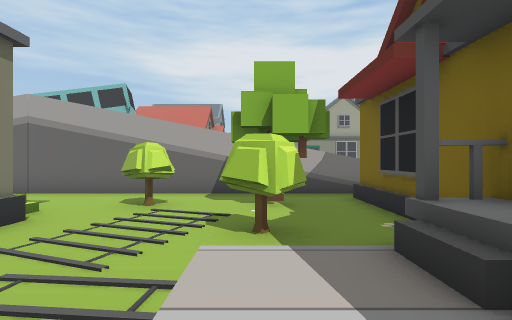
view 1 (above)

24 first-person views from a walk through a 3-D level made in the Unity game engine. The camera is 1.4 m above the floor, looks level and sees 85° across. The floor is counted in squares, 1.5 m on a side. Each view is taken from the middle of a square. On the plan, view 1 faces up. The plan holds only what a view shows up to about 11 squares ahead; the rest is blank. The place goes on beyond the plan. The player is left out. Some animated figures are left out.

view 2
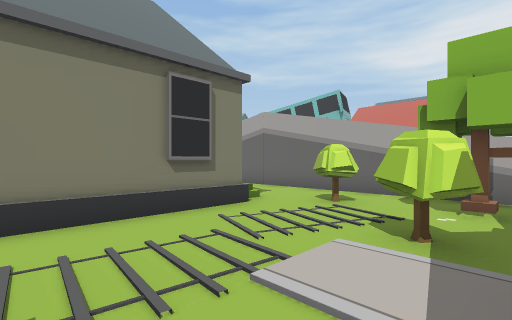

view 3
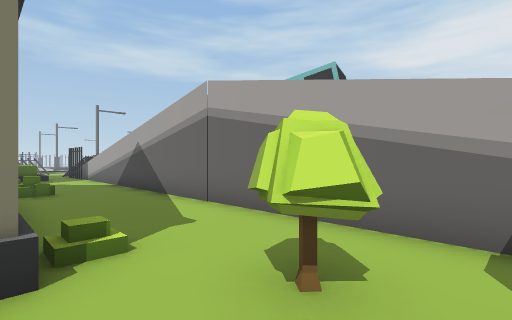

view 4
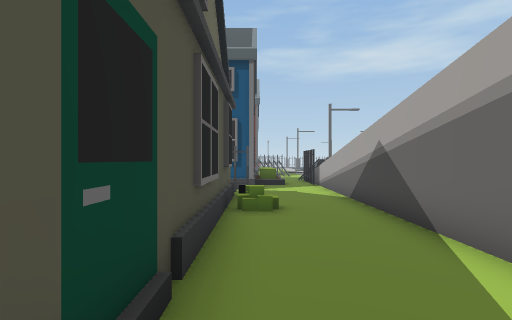

view 5
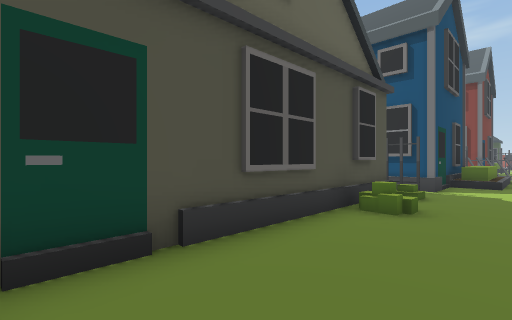

view 6
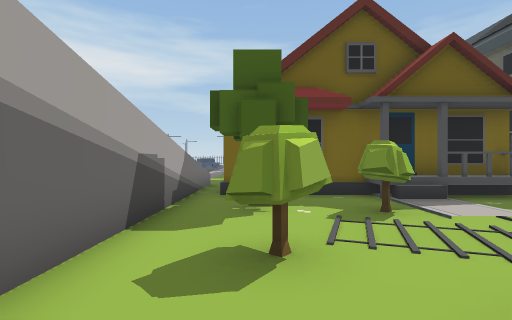

view 7
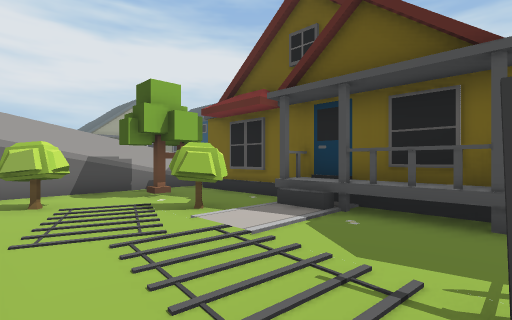

view 8
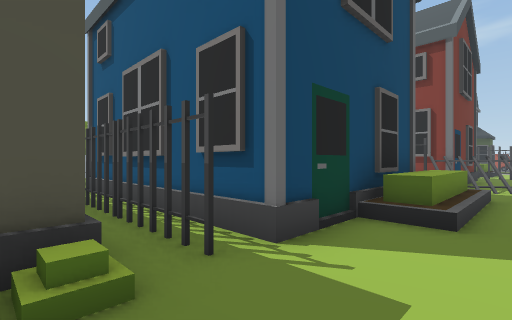

view 9
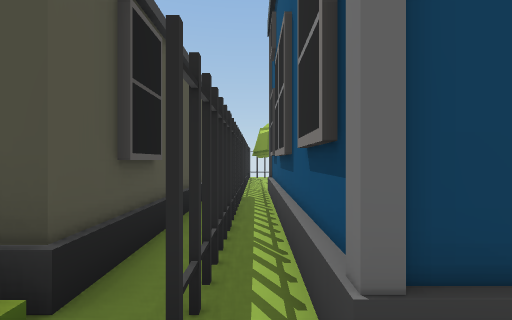

view 10
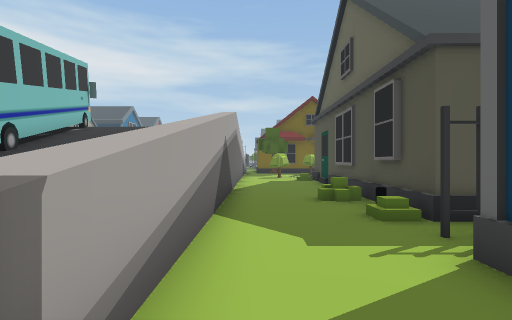

view 11
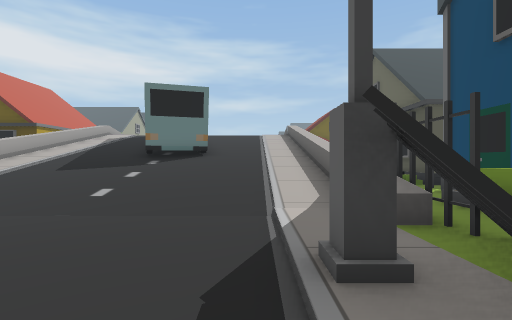

view 12
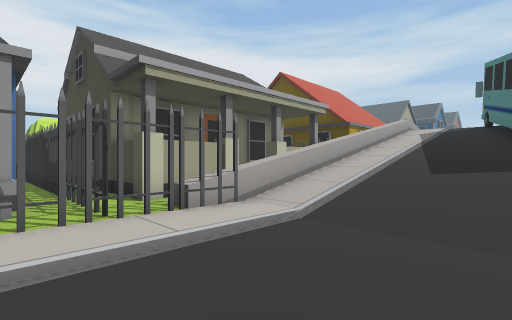

view 13
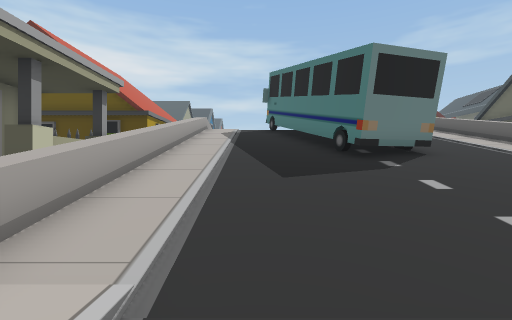

view 14
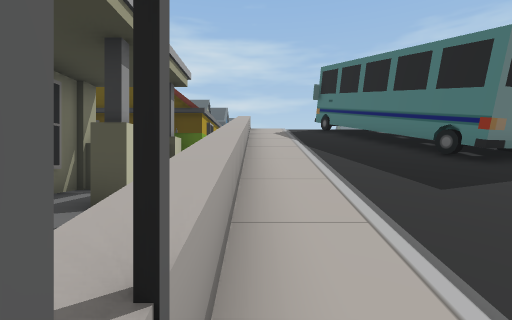

view 15
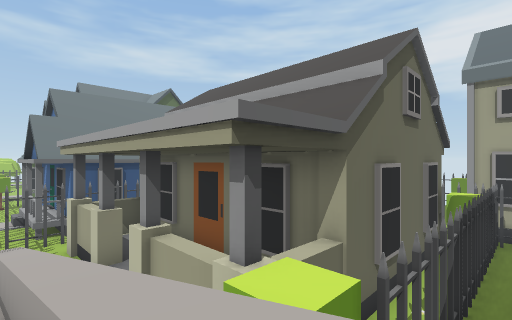

view 16
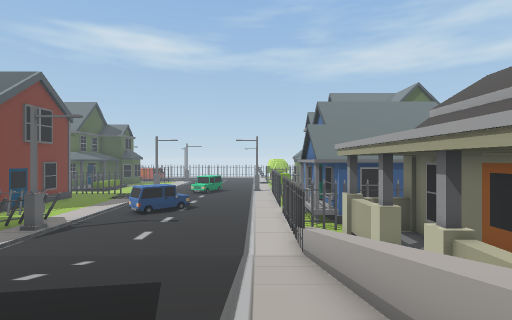

view 17
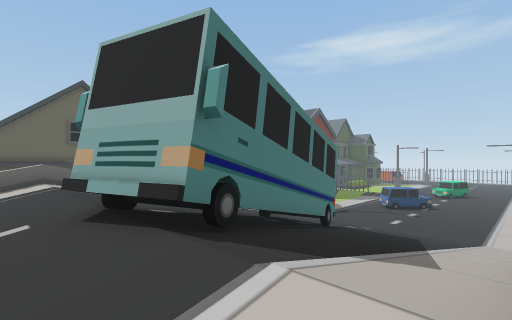

view 18
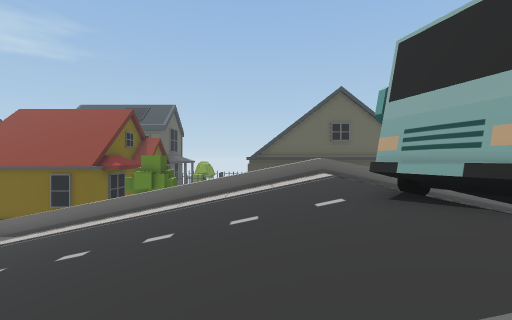

view 19
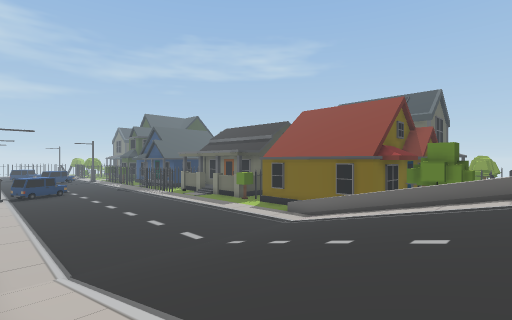

view 20
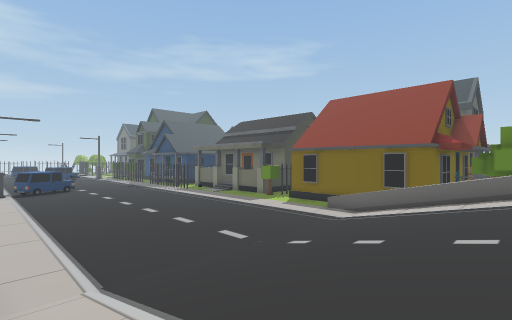

view 21
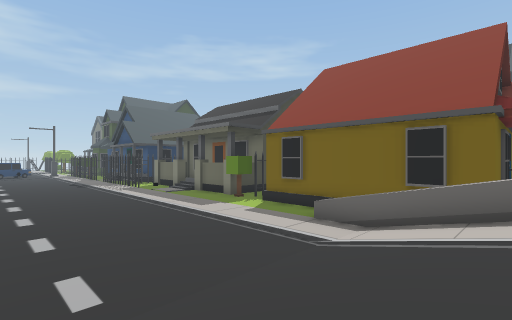

view 22
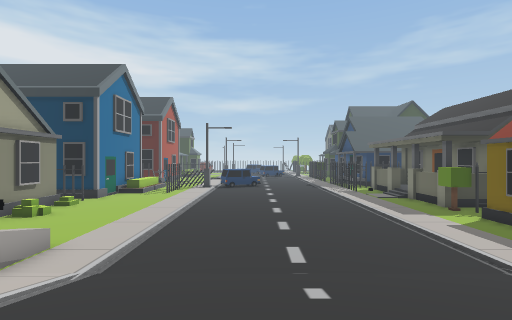

view 23
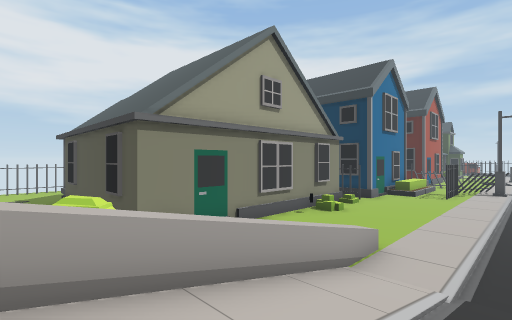

view 24
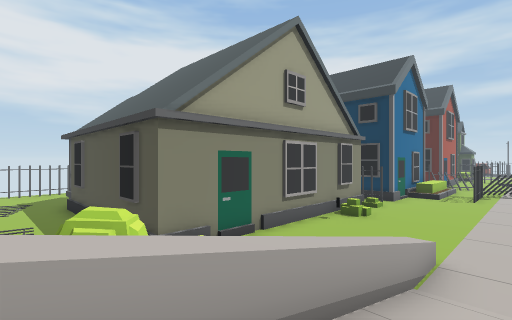

### Floor plan
Key: @ floor where view 1 was taken; # wall or solid block; x gap in a wall; . main floor; - floor 0.25 m lower than the main floor; : floor 0.5 m higher than the main floor; + floor 0.75 m higher than the main floor; / step, stairs or slope; = window, fence, low wall or low ledge; ^ raised ledge; T tree; B bus; F fence; L lamp; O other object.
Columns run from 26 left of view 1 to 16 right of it. Each row starts with its distance up from view 1.
 27                            ..#
 26                            ..#
 25                              #
 24                              #
 23                              #########
 22        #########             .........
 21        #^:  ::^#               ...O...
 20   #### ##^#/#^xT                .......
 19   #=^###^^^.....          ...^^^........
 18      ###..///////////// / /////..........
 17      /////////////////    ///////////////
 16      ----//////////////////////----------
 15      ----/////////##///////////---------
 14      ----/////B## # B//////////--------
 13      ----////BB####////////////------------
 12      ----/////##///////////////------------
 11      ----//////////////////////-----------
 10     -----//////////////////////----------
  9      FL...///////// ///////////........
  8      ..FFF^^=================^^^......
  7    F .........................x.....T#
  6 ...F..OOOO..............T..T.###### T^
  5 ####F.O###....O......./......#       #
  4    # O   ###.##########...T..#
  3      O     #F#        #...T.##
  2            #.##       #.....+#
  1            #..#       #.....+#
  0            #F##       #...@.+#
 -1            #O#         . F...#

Positions as (right, up) in squares from view 1, and headings:
1: (0, 0), facing up
2: (1, 0), facing up-left
3: (-1, 4), facing up-left
4: (-4, 5), facing left
5: (-5, 7), facing down-left
6: (-5, 6), facing right
7: (-3, -1), facing up-right
8: (-12, 7), facing down-left
9: (-14, 6), facing down
10: (-17, 7), facing right
11: (-22, 10), facing right
12: (-21, 14), facing up-right
13: (-19, 16), facing right
14: (-18, 18), facing right
15: (-10, 18), facing up-left
16: (-10, 17), facing left
17: (-5, 18), facing down-left
18: (-4, 18), facing down
19: (-2, 18), facing down-right
20: (0, 18), facing down-right
21: (2, 14), facing down-right
22: (0, 14), facing right
23: (0, 16), facing up-right
24: (0, 17), facing up-right
